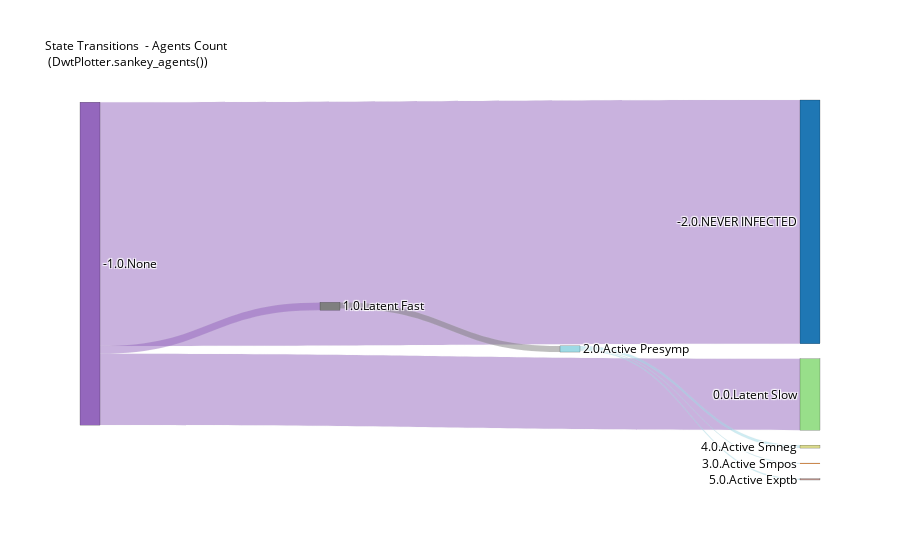

This figure's notebook cell:
### Markdown cell above
## 1. Sankey Diagrams
Demonstrate Sankey diagrams for state transitions.

### Code cell
# Basic Sankey diagram for all agents
analyzer.sankey_agents()

### Figure 1 — Plotly figure (JSON) as saved in the notebook; plotly's stock layout.template omitted (floating-point values rounded to 4 significant figures)
{"data": [{"arrangement": "snap", "link": {"color": ["rgba(148.0, 103.0, 189.0, 0.5)", "rgba(148.0, 103.0, 189.0, 0.5)", "rgba(148.0, 103.0, 189.0, 0.5)", "rgba(127.0, 127.0, 127.0, 0.5)", "rgba(158.0, 218.0, 229.0, 0.5)", "rgba(158.0, 218.0, 229.0, 0.5)", "rgba(158.0, 218.0, 229.0, 0.5)"], "hovertemplate": "%{source.label} → %{target.label}: %{value} agents<br>", "label": [755, 221, 24, 19, 2, 9, 4], "line": {"color": "lightgray", "width": 0.1}, "source": [3, 3, 3, 5, 7, 7, 7], "target": [0, 2, 5, 7, 1, 6, 4], "value": [755, 221, 24, 19, 2, 9, 4]}, "node": {"color": ["rgba(31.0, 119.0, 180.0, 1.0)", "rgba(255.0, 127.0, 14.0, 1.0)", "rgba(152.0, 223.0, 138.0, 1.0)", "rgba(148.0, 103.0, 189.0, 1.0)", "rgba(196.0, 156.0, 148.0, 1.0)", "rgba(127.0, 127.0, 127.0, 1.0)", "rgba(219.0, 219.0, 141.0, 1.0)", "rgba(158.0, 218.0, 229.0, 1.0)"], "label": ["-2.0.NEVER INFECTED", "3.0.Active Smpos", "0.0.Latent Slow", "-1.0.None", "5.0.Active Exptb", "1.0.Latent Fast", "4.0.Active Smneg", "2.0.Active Presymp"], "line": {"color": "black", "width": 0.2}, "pad": 15, "thickness": 20}, "type": "sankey"}], "layout": {"font": {"color": "black", "size": 12}, "hovermode": "x", "title": {"font": {"size": 12}, "text": "State Transitions  - Agents Count<br> (DwtPlotter.sankey_agents())"}}}
